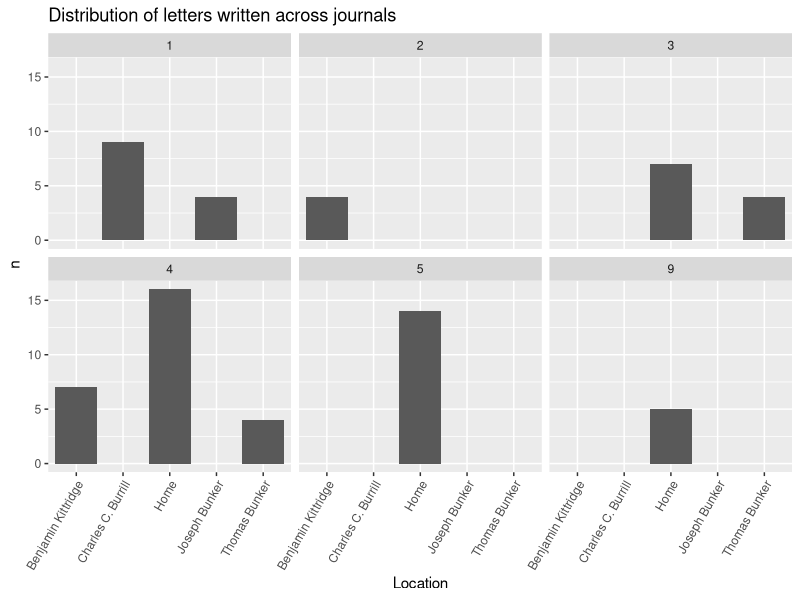
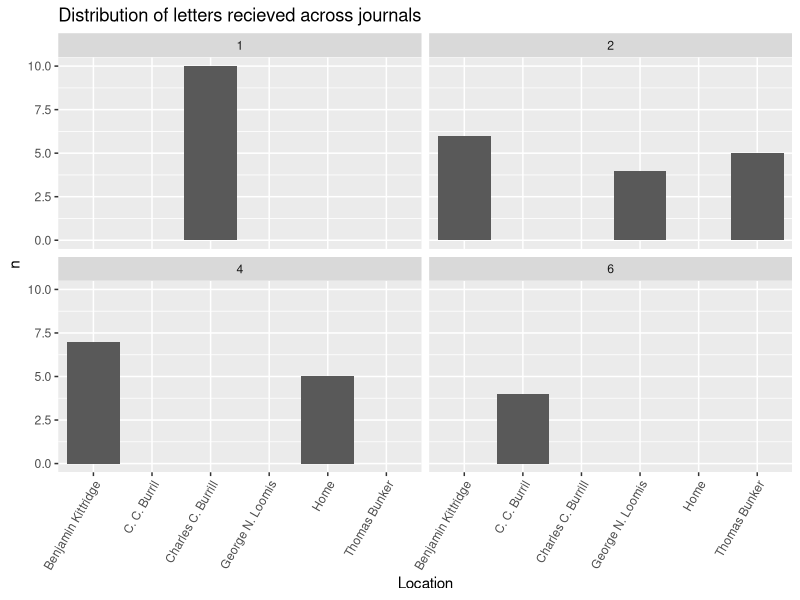
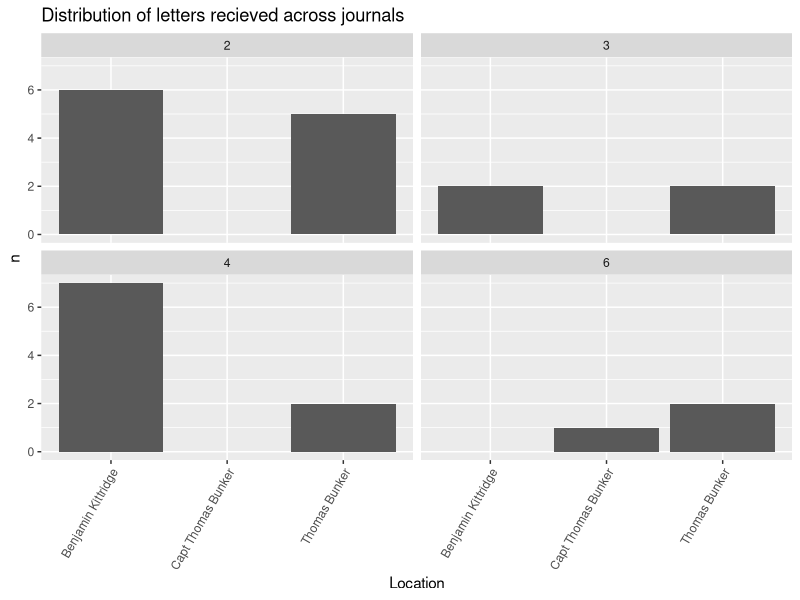

These charts were generated, in order, by the following R code:
## ---- chunk 1
install.packages(c("tidyverse", 
                   "tidytext",
                   "stopwords",
                   "widyr",
                   "tidygraph",
                   "tidylo",
                   "ggraph",
                   "wordcloud",
                   "dplyr"))
## ---- chunk 2
library(dplyr)
library(tidyverse)
library("magrittr") 
library(tidyverse)
library(tidytext)
## ---- chunk 3
library(readr)
journal_71_72 <- read_csv("Data_Sets/journal_1871_1872 - Sheet1 (1).csv")
journal_73 <- read_csv("Data_Sets/journal_1873 - Sheet1.csv")
journal_74 <- read_csv("Data_Sets/journal_1874 - Sheet1.csv")
journal_75 <- read_csv("Data_Sets/journal_1875 - Sheet1.csv")
journal_76 <- read_csv("Data_Sets/journal_1876 - Sheet1.csv")
journal_77 <- read_csv("Data_Sets/journal_1877 - Sheet1.csv")
journal_80 <- read_csv("Data_Sets/journal_1880 - Sheet1.csv")
journal_83 <- read_csv("Data_Sets/journal_1883 - Sheet1.csv")
journal_84 <- read_csv("Data_Sets/journal_1884 - Sheet1.csv")
journal_86 <- read_csv("Data_Sets/journal_1886 - Sheet1.csv")

## ---- chunk 4
journal_71_72$journal <- 1
journal_73$journal <- 2
journal_74$journal <- 3
journal_75$journal <- 4
journal_76$journal <- 5
journal_77$journal <- 6

journal_80$journal <- 9

journal_83$journal <- 12
journal_84$journal <- 13

journal_86$journal <- 15
## ---- chunk 5
journal_71_72 <- journal_71_72 %>%
  rename(transcription_accuracy = transcription) %>%
  mutate(image_path = as.character(image_path)) %>%
  mutate(image_description = as.character(image_description))

journal_75 <- journal_75 %>%
  mutate(quantity = as.character(quantity)) %>%
  mutate(latitude = as.logical(latitude)) %>%
  mutate(latitude_origin = as.logical(latitude_origin)) %>%
  mutate(longitude = as.logical(longitude)) %>%
  mutate(longitude_origin = as.logical(longitude_origin))

journal_76 <- journal_76 %>%
  mutate(quantity = as.character(quantity)) %>%
  mutate(latitude = as.logical(latitude)) %>%
  mutate(latitude_origin = as.logical(latitude_origin)) %>%
  mutate(longitude = as.logical(longitude)) %>%
  mutate(longitude_origin = as.logical(longitude_origin)) %>%
  mutate(image_path = as.character(image_path)) %>%
  mutate(image_description = as.character(image_description)) %>%
  mutate(noteworthy = as.logical(noteworthy))

journal_77 <- journal_77 %>%
  mutate(quantity = as.character(quantity)) %>%
  mutate(image_path = as.character(image_path)) %>%
  mutate(image_description = as.character(image_description)) %>%
  mutate(noteworthy = as.logical(noteworthy)) %>%
  mutate(temperature_am = as.logical(temperature_am))

journal_80 <- journal_80 %>%
  mutate(image_path = as.character(image_path)) %>%
  mutate(image_description = as.character(image_description)) %>%
  mutate(noteworthy = as.logical(noteworthy)) %>%
  mutate(temperature_am = as.logical(temperature_am)) %>%
  mutate(temperature_pm = as.logical(temperature_pm)) %>%
  mutate(temperature_night = as.logical(temperature_night))
  
journal_86 <- journal_86 %>%
  mutate(image_path = as.character(image_path)) %>%
  mutate(image_description = as.character(image_description)) %>%
  mutate(noteworthy = as.logical(noteworthy)) %>%
  mutate(temperature_am = as.logical(temperature_am)) %>%
  mutate(temperature_pm = as.logical(temperature_pm)) %>%
  mutate(temperature_night = as.logical(temperature_night)) %>%
  mutate(latitude = as.logical(latitude)) %>%
  mutate(recorder = as.character(recorder)) %>%
  mutate(notes = as.character(notes)) %>%
  select(- ...37)

journal_83 <- journal_83 %>%
  mutate(image_path = as.character(image_path)) %>%
  mutate(image_description = as.character(image_description)) %>%
  mutate(noteworthy = as.logical(noteworthy)) %>%
  mutate(temperature_am = as.logical(temperature_am)) %>%
  mutate(latitude = as.logical(latitude)) %>%
  mutate(latitude_origin = as.logical(latitude_origin)) %>%
  mutate(longitude_origin = as.logical(longitude_origin)) %>%
  mutate(letter_from = as.character(letter_from))
  
journal_84 <- journal_84 %>%
  mutate(image_path = as.character(image_path)) %>%
  mutate(image_description = as.character(image_description)) %>%
  mutate(noteworthy = as.logical(noteworthy)) %>%
  mutate(temperature_am = as.logical(temperature_am)) %>%
  mutate(latitude = as.logical(latitude)) %>%
  mutate(latitude_origin = as.logical(latitude_origin)) %>%
  mutate(letter_to = as.character(letter_to))%>%
  mutate(notes = as.character(notes))
## ---- chunk 6
journals <- dplyr::bind_rows(journal_71_72, journal_73, journal_74, journal_75, journal_76, journal_77, journal_80, journal_86)
## ---- chunk 7
letters <- journals %>%
  filter(letter != "no letter")
## ---- chunk 8
read_letters <- letters %>%
  filter(letter_from != "NA")
  
## ---- chunk 9
write_letters <- letters %>%
  filter(letter_to != "NA")
## ---- chunk 10
read_letters <- read_letters %>%
  separate(letter_from, c("person_1", "person_2", "person_3", "person_4"), sep = ",")
## ---- chunk 11
per_1 <- read_letters %>%
  select(person_1, journal, journal_entry) %>%
  rename(from = person_1)
per_2 <- read_letters %>%
  select(person_2, journal, journal_entry) %>%
  rename(from = person_2)
per_3 <- read_letters %>%
  select(person_3, journal, journal_entry) %>%
  rename(from = person_3)
per_4 <- read_letters %>%
  select(person_4, journal, journal_entry) %>%
  rename(from = person_4)

read_letters <- dplyr::bind_rows(per_1, per_2, per_3, per_4)
## ---- chunk 12
read_letters <- read_letters %>%
  mutate(from = str_to_title(from)) %>%
  mutate(from = trimws(from, "both")) %>%
  filter(from != "NA")
## ---- chunk 13
(read_count <- read_letters %>%
   filter(from!= "NA") %>%
    count(from, sort = TRUE))
## ---- chunk 14
write_letters <- write_letters %>%
  separate(letter_to, c("person_1", "person_2", "person_3", "person_4"), sep = ",")
## ---- chunk 15
per_1 <- write_letters %>%
  select(person_1, journal, journal_entry) %>%
  rename(to = person_1)
per_2 <- write_letters %>%
  select(person_2, journal, journal_entry) %>%
  rename(to = person_2)
per_3 <- write_letters %>%
  select(person_3, journal, journal_entry) %>%
  rename(to = person_3)
per_4 <- write_letters %>%
  select(person_4, journal, journal_entry) %>%
  rename(to = person_4)

write_letters <- dplyr::bind_rows(per_1, per_2, per_3, per_4)
## ---- chunk 16
write_letters <- write_letters %>%
  mutate(to = str_to_title(to)) %>%
  mutate(to = trimws(to, "both")) %>%
  filter(to != "NA")
## ---- chunk 17
(write_count <- write_letters %>%
   filter(to != "NA") %>%
    count(to, sort = TRUE))

## ---- chunk 18
ben_kitt <-letters %>%
  filter(grepl('Benjamin Kittridge|benjamin kittridge', letter_from))
ben_kitt_2 <-letters %>%
  filter(grepl('Benjamin Kittridge|benjamin kittridge', letter_to))

ben_kitt <- dplyr::bind_rows(ben_kitt, ben_kitt_2)
## ---- chunk 19
(BK_words <- ben_kitt %>%
    unnest_tokens(word, journal_entry) %>%
    count(journal, word, sort = TRUE) %>%
    filter(!word %in% stop_words$word))
## ---- chunk 20
bk_mention <-journals %>%
  filter(grepl('Benj. Kittridge|Benjamin Kittredge|Kittredge', journal_entry)) %>%
  filter(letter == "no letter")
## ---- chunk 21
(bk_word_xletter <- bk_mention %>%
  filter(letter == "no letter") %>%
    unnest_tokens(word, journal_entry) %>%
    count(journal, word, sort = TRUE) %>%
    filter(!word %in% stop_words$word))
## ---- chunk 22
CC_Burr <-letters %>%
  filter(grepl('Charles C. Burrill|C. C. Burrill', letter_from))
CC_Burr_2 <-letters %>%
  filter(grepl('Charles C. Burrill|C. C. Burrill', letter_to))

CC_Burr <- dplyr::bind_rows(CC_Burr, CC_Burr_2)
## ---- chunk 23
(CC_words <- CC_Burr %>%
    unnest_tokens(word, journal_entry) %>%
    count(journal, word, sort = TRUE) %>%
    filter(!word %in% stop_words$word))
## ---- chunk 24
CB_mention <-journals %>%
  filter(grepl('CC Burrill|C.C. Burrill|C. C. Burrill|C C Burrill| Charles C. Burrill| Charles C Burrill|Chas. C. Burrill', journal_entry)) %>%
  filter(letter == "no letter")
## ---- chunk 25
(cb_word_xletter <- CB_mention %>%
  filter(letter == "no letter") %>%
    unnest_tokens(word, journal_entry) %>%
    count(journal, word, sort = TRUE) %>%
    filter(!word %in% stop_words$word))
## ---- chunk 26
Tom_Bunk <-letters %>%
  filter(grepl('Thomas Bunker', letter_from))
Tom_Bunk_2 <-letters %>%
  filter(grepl('Thomas Bunker', letter_to))

Tom_Bunk <- dplyr::bind_rows(Tom_Bunk, Tom_Bunk_2)
## ---- chunk 27
(TB_words <- Tom_Bunk %>%
    unnest_tokens(word, journal_entry) %>%
    count(journal, word, sort = TRUE) %>%
    filter(!word %in% stop_words$word))
## ---- chunk 28
tb_mention <-journals %>%
  filter(grepl('Thomas Bunker|Thom Bunker|thomas Bunker', journal_entry)) %>%
  filter(letter == "no letter")
## ---- chunk 29
(tb_word_xletter <- tb_mention %>%
  filter(letter == "no letter") %>%
    unnest_tokens(word, journal_entry) %>%
    count(journal, word, sort = TRUE) %>%
    filter(!word %in% stop_words$word))
## ---- chunk 30
count_1 <- write_letters %>%
    filter(journal == 1) %>%
           count(to) 
count_2 <- write_letters %>%
    filter(journal == 2) %>%
           count(to) 
count_3 <- write_letters %>%
    filter(journal == 3) %>%
           count(to)
count_4 <- write_letters %>%
    filter(journal == 4) %>%
           count(to)
count_5 <- write_letters %>%
    filter(journal == 5) %>%
           count(to)
count_6 <- write_letters %>%
    filter(journal == 6) %>%
           count(to) 
count_9 <- write_letters %>%
    filter(journal == 9) %>%
           count(to)
count_12 <- write_letters %>%
    filter(journal == 12) %>%
           count(to)
count_13 <- write_letters %>%
    filter(journal == 13) %>%
           count(to)
count_15 <- write_letters %>%
    filter(journal == 15) %>%
           count(to) 

## ---- chunk 31
count_1$journal <- 1
count_2$journal <- 2
count_3$journal <- 3
count_4$journal <- 4
count_5$journal <- 5
count_6$journal <- 6
count_9$journal <- 9
count_12$journal <- 12
count_13$journal <- 13
count_15$journal <- 15
## ---- chunk 32

to_count <- dplyr::bind_rows(count_1, count_2, count_3, count_4, count_5, count_6, count_9, count_12,count_13, count_15)
## ---- chunk 33
to_count %>%
  group_by(journal) %>%
   filter(n > 3) %>%
  ggplot(aes(x=to, y=n)) + 
   geom_bar(stat = "identity")+
   facet_wrap(vars(journal))+
    theme(axis.text.x = element_text(angle = 60, hjust = 1))+
   labs(y = "n", x = "Location", title = "Distribution of letters written across journals")
## ---- chunk 34
count_1 <- read_letters %>%
    filter(journal == 1) %>%
           count(from) 
count_2 <- read_letters %>%
    filter(journal == 2) %>%
           count(from) 
count_3 <- read_letters %>%
    filter(journal == 3) %>%
           count(from)
count_4 <- read_letters %>%
    filter(journal == 4) %>%
           count(from)
count_5 <- read_letters %>%
    filter(journal == 5) %>%
           count(from)
count_6 <- read_letters %>%
    filter(journal == 6) %>%
           count(from) 
count_9 <- read_letters %>%
    filter(journal == 9) %>%
           count(from)
count_12 <- read_letters %>%
    filter(journal == 12) %>%
           count(from)
count_13 <- read_letters %>%
    filter(journal == 13) %>%
           count(from)
count_15 <- read_letters %>%
    filter(journal == 15) %>%
           count(from) 

## ---- chunk 35
count_1$journal <- 1
count_2$journal <- 2
count_3$journal <- 3
count_4$journal <- 4
count_5$journal <- 5
count_6$journal <- 6
count_9$journal <- 9
count_12$journal <- 12
count_13$journal <- 13
count_15$journal <- 15
## ---- chunk 36

from_count <- dplyr::bind_rows(count_1, count_2, count_3, count_4, count_5, count_6, count_9, count_12,count_13, count_15)
## ---- chunk 37
from_count %>%
  group_by(journal) %>%
   filter(n > 3) %>%
  ggplot(aes(x=from, y=n)) + 
   geom_bar(stat = "identity")+
   facet_wrap(vars(journal))+
    theme(axis.text.x = element_text(angle = 60, hjust = 1))+
   labs(y = "n", x = "Location", title = "Distribution of letters recieved across journals")
## ---- chunk 38
top_from <- dplyr::filter(from_count, grepl('C. C. Bunker|C.C. Burrill|C.c. Bunker|CC Bunker|Charles C. Bunker|Charles C Bunker|Benjamin Kittridge|Thomas Bunker|Capt. Thomas Bunker', from))
## ---- chunk 39
top_from %>%
  group_by(journal) %>%
  ggplot(aes(x=from, y=n)) + 
   geom_bar(stat = "identity")+
   facet_wrap(vars(journal))+
    theme(axis.text.x = element_text(angle = 60, hjust = 1))+
   labs(y = "n", x = "Location", title = "Distribution of letters recieved across journals")
